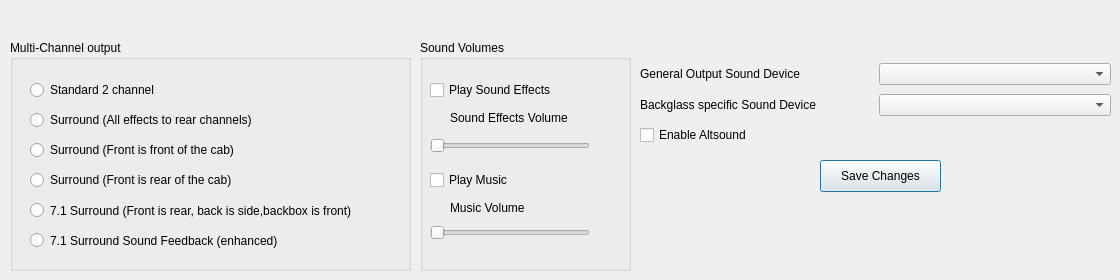
   <widget class="QWidget" name="Audio">
    <attribute name="title">
     <string>Audio Options</string>
    </attribute>
    <widget class="QGroupBox" name="GroupBoxSoundVolumes">
     <property name="geometry">
      <rect>
       <x>420</x>
       <y>40</y>
       <width>211</width>
       <height>231</height>
      </rect>
     </property>
     <property name="title">
      <string>Sound Volumes</string>
     </property>
     <widget class="QSlider" name="Player_MusicVolume">
      <property name="geometry">
       <rect>
        <x>10</x>
        <y>180</y>
        <width>160</width>
        <height>25</height>
       </rect>
      </property>
      <property name="maximum">
       <number>100</number>
      </property>
      <property name="orientation">
       <enum>Qt::Orientation::Horizontal</enum>
      </property>
     </widget>
     <widget class="QSlider" name="Player_SoundVolume">
      <property name="geometry">
       <rect>
        <x>10</x>
        <y>90</y>
        <width>160</width>
        <height>31</height>
       </rect>
      </property>
      <property name="maximum">
       <number>100</number>
      </property>
      <property name="orientation">
       <enum>Qt::Orientation::Horizontal</enum>
      </property>
     </widget>
     <widget class="QCheckBox" name="Player_PlayMusic">
      <property name="geometry">
       <rect>
        <x>10</x>
        <y>130</y>
        <width>91</width>
        <height>20</height>
       </rect>
      </property>
      <property name="text">
       <string>Play Music</string>
      </property>
     </widget>
     <widget class="QLabel" name="LabelMusicVolume">
      <property name="geometry">
       <rect>
        <x>30</x>
        <y>160</y>
        <width>101</width>
        <height>16</height>
       </rect>
      </property>
      <property name="text">
       <string>Music Volume</string>
      </property>
     </widget>
     <widget class="QCheckBox" name="Player_PlaySound">
      <property name="geometry">
       <rect>
        <x>10</x>
        <y>40</y>
        <width>141</width>
        <height>20</height>
       </rect>
      </property>
      <property name="text">
       <string>Play Sound Effects</string>
      </property>
     </widget>
     <widget class="QLabel" name="LabelSoundEffectVolume">
      <property name="geometry">
       <rect>
        <x>30</x>
        <y>70</y>
        <width>151</width>
        <height>16</height>
       </rect>
      </property>
      <property name="text">
       <string>Sound Effects Volume</string>
      </property>
     </widget>
     <widget class="QLabel" name="LabelSoundVolumeNumber">
      <property name="geometry">
       <rect>
        <x>170</x>
        <y>90</y>
        <width>31</width>
        <height>21</height>
       </rect>
      </property>
      <property name="styleSheet">
       <string notr="true"/>
      </property>
      <property name="frameShape">
       <enum>QFrame::Shape::Box</enum>
      </property>
      <property name="lineWidth">
       <number>0</number>
      </property>
      <property name="midLineWidth">
       <number>1</number>
      </property>
      <property name="text">
       <string/>
      </property>
     </widget>
     <widget class="QLabel" name="LabelMusicVolumeNumber">
      <property name="geometry">
       <rect>
        <x>170</x>
        <y>180</y>
        <width>31</width>
        <height>21</height>
       </rect>
      </property>
      <property name="styleSheet">
       <string notr="true"/>
      </property>
      <property name="frameShape">
       <enum>QFrame::Shape::Box</enum>
      </property>
      <property name="lineWidth">
       <number>0</number>
      </property>
      <property name="midLineWidth">
       <number>1</number>
      </property>
      <property name="text">
       <string/>
      </property>
     </widget>
    </widget>
    <widget class="QGroupBox" name="GroupBoxMultiChannel">
     <property name="geometry">
      <rect>
       <x>10</x>
       <y>40</y>
       <width>401</width>
       <height>231</height>
      </rect>
     </property>
     <property name="title">
      <string>Multi-Channel output</string>
     </property>
     <widget class="QRadioButton" name="Player_Sound3D_4">
      <property name="geometry">
       <rect>
        <x>20</x>
        <y>160</y>
        <width>361</width>
        <height>21</height>
       </rect>
      </property>
      <property name="text">
       <string>7.1 Surround (Front is rear, back is side,backbox is front)</string>
      </property>
     </widget>
     <widget class="QRadioButton" name="Player_Sound3D_3">
      <property name="geometry">
       <rect>
        <x>20</x>
        <y>130</y>
        <width>240</width>
        <height>20</height>
       </rect>
      </property>
      <property name="text">
       <string>Surround (Front is rear of the cab)</string>
      </property>
     </widget>
     <widget class="QRadioButton" name="Player_Sound3D_2">
      <property name="geometry">
       <rect>
        <x>20</x>
        <y>100</y>
        <width>251</width>
        <height>20</height>
       </rect>
      </property>
      <property name="text">
       <string>Surround (Front is front of the cab)</string>
      </property>
     </widget>
     <widget class="QRadioButton" name="Player_Sound3D_1">
      <property name="geometry">
       <rect>
        <x>20</x>
        <y>70</y>
        <width>251</width>
        <height>20</height>
       </rect>
      </property>
      <property name="text">
       <string>Surround (All effects to rear channels)</string>
      </property>
     </widget>
     <widget class="QRadioButton" name="Player_Sound3D_0">
      <property name="geometry">
       <rect>
        <x>20</x>
        <y>40</y>
        <width>161</width>
        <height>20</height>
       </rect>
      </property>
      <property name="text">
       <string>Standard 2 channel</string>
      </property>
     </widget>
     <widget class="QRadioButton" name="Player_Sound3D_5">
      <property name="geometry">
       <rect>
        <x>20</x>
        <y>190</y>
        <width>280</width>
        <height>21</height>
       </rect>
      </property>
      <property name="text">
       <string>7.1 Surround Sound Feedback (enhanced)</string>
      </property>
     </widget>
    </widget>
    <widget class="QPushButton" name="ButtonSaveAudioOptions">
     <property name="geometry">
      <rect>
       <x>820</x>
       <y>160</y>
       <width>121</width>
       <height>32</height>
      </rect>
     </property>
     <property name="text">
      <string>Save Changes</string>
     </property>
     <property name="icon">
      <iconset theme="QIcon::ThemeIcon::DocumentSave"/>
     </property>
     <property name="default">
      <bool>true</bool>
     </property>
    </widget>
    <widget class="QWidget" name="gridLayoutWidget_23">
     <property name="geometry">
      <rect>
       <x>640</x>
       <y>60</y>
       <width>471</width>
       <height>91</height>
      </rect>
     </property>
     <layout class="QGridLayout" name="GridLayoutSoundDevices">
      <item row="1" column="0">
       <widget class="QLabel" name="LabelBackglassSoundDevice">
        <property name="text">
         <string>Backglass specific Sound Device</string>
        </property>
       </widget>
      </item>
      <item row="1" column="1">
       <widget class="QComboBox" name="Player_SoundDeviceBG"/>
      </item>
      <item row="0" column="1">
       <widget class="QComboBox" name="Player_SoundDevice"/>
      </item>
      <item row="2" column="0">
       <widget class="QCheckBox" name="Standalone_AltSound">
        <property name="text">
         <string>Enable Altsound</string>
        </property>
       </widget>
      </item>
      <item row="0" column="0">
       <widget class="QLabel" name="LabelGeneralOutputDevice">
        <property name="text">
         <string>General Output Sound Device</string>
        </property>
       </widget>
      </item>
     </layout>
    </widget>
   </widget>
